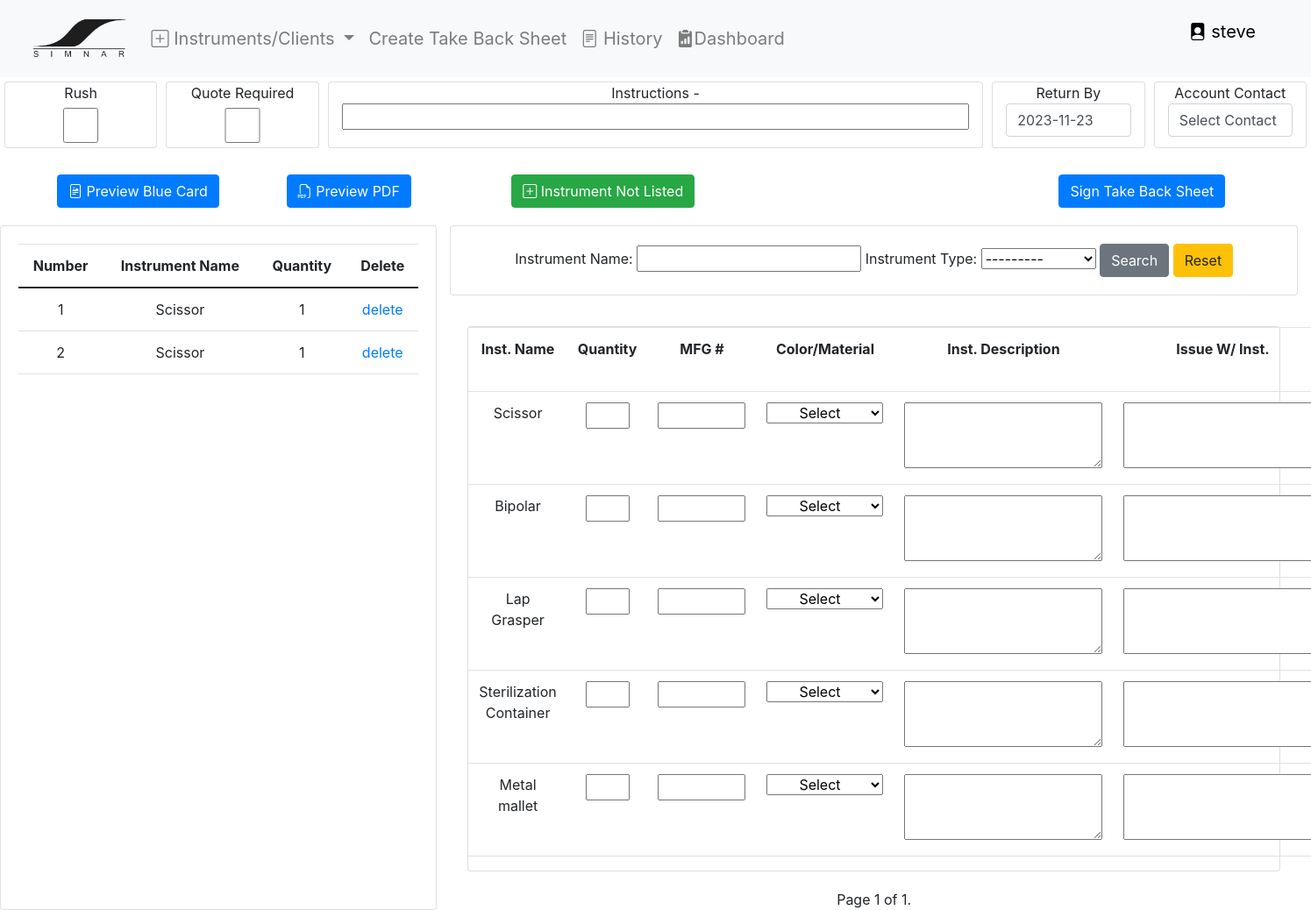
The app's page /addItemsWorkOrder/37/ (signed in) with its own data.
### invoice/models.py (models this page shows, shortened)
class WorkOrderItem(models.Model):
    STATUS_CHOICES = [
        ('Waiting_on_Assignment', 'Waiting on Assignment'),
        ('Checked_Out', 'Checked Out'),
        ('Needs_QC', 'Needs QC'),
        ('Parts_On_Order', 'Parts On Order'),
        ('QC_PASS', 'QC PASS'),
        ('QC_FAIL', 'QC FAIL'),
    ]
    QC_STATUS_CHOICES = [
        ('QC_FAIL', 'QC FAIL'),
        ('QC_PASS', 'QC PASS'),
        ('WAITING_QC', 'Waiting On QC'),
        ('NO_QC', '')
    ]
    workOrder = models.ForeignKey(WorkOrders, on_delete=models.CASCADE)
    product = models.ForeignKey(Product, on_delete=models.CASCADE, blank=True, null=True)
    quantity = models.PositiveIntegerField(default=1)
    created_at = models.DateTimeField(auto_now_add=True)
    created_by = models.CharField(max_length=100, blank=True, null=True)
    last_updated_at = models.DateTimeField(auto_now=True)
    description = models.TextField(max_length=35, blank=True, null=True)
    issue = models.TextField(max_length=125, blank=True, null=True)
    mfgnum = models.CharField(max_length=50, blank=True, null=True)
    number = models.CharField(max_length=10, default="", blank=True, null=True)
    status = models.CharField(max_length=25, choices=STATUS_CHOICES, default="Waiting_on_Assignment")
    qc = models.CharField(max_length=20, choices=QC_STATUS_CHOICES, default="NO_QC")
    color = models.ForeignKey(Color, on_delete=models.CASCADE, blank=True, null=True)
    custom_product_name = models.CharField(max_length=200, blank=True, null=True)
    custom_product_description = models.TextField(max_length=100, blank=True, null=True)
    custom_product_price = models.DecimalField(max_digits=10, decimal_places=2, blank=True, null=True)
    technician = models.ForeignKey(User, on_delete=models.CASCADE, null=True, blank=True)

class Product(models.Model):
    name = models.CharField(max_length=100)
    description = models.TextField()
    price = models.DecimalField(max_digits=10, decimal_places=2)
    product_type = models.ForeignKey(ProductType, on_delete=models.CASCADE)
    created_by = models.CharField(max_length=100, blank=True, null=True)
    color = models.ForeignKey(Color, on_delete=models.CASCADE, blank=True, null=True) # i need to get rid of this?

class ProductType(models.Model):
    name = models.CharField(max_length=100)
    def __str__(self):
        return self.name

### trackingCard/views.py (the view)
# urls.py: path('addItemsWorkOrder/<int:workOrder_id>/', trackingCardViews.addItemsWorkOrder, name='addItemsWorkOrder'),
@login_required(login_url='invoice:loginPage')
def addItemsWorkOrder(request, workOrder_id):
    workOrder = WorkOrders.objects.get(pk=workOrder_id)
    colors = Color.objects.all()
    if (not request.user.groups.filter(name='admin')) and workOrder.status != "Waiting_on_Assignment":
        s = workOrder.status
        return HttpResponseForbidden(f"The current status is '{s}'. Only admin can view this page.")
    deleteForm = WorkOrderItemDelete(request.POST)
    workOrderItems = WorkOrderItem.objects.filter(workOrder=workOrder_id)
    workOrder_id = WorkOrders.objects.get(pk=workOrder_id)
    client = workOrder_id.client
    products = Product.objects.all()
    products = products.exclude(name="Other")
    productType = ProductType.objects.all()
    productType = productType.exclude(name="Other")
    site_url = settings.SITE_URL
    myFilter = ProductsFilter(request.GET, queryset=products)
    products = myFilter.qs
    paginator = Paginator(products, 5)
    page = request.GET.get('page')
    paginated_products = paginator.get_page(page)
    otherForm = WorkOrderItemOtherForm(request.POST)
    initial_return_by = (datetime.now() + timedelta(days=7)).date().strftime('%Y-%m-%d')
    if request.method == 'POST':
        formset = WorkOrderItemFormSet(request.POST)
        if formset.is_valid():
            for form in formset:
                if form.is_valid():
                    product = form.cleaned_data['product']
                    quantity = form.cleaned_data['quantity']
                    unit_price = form.cleaned_data['unit_price']
                    item = WorkOrderItem.objects.create(
                        workorder=workOrder_id,
                        product=product,
                    )
                    item.save()
            return redirect('invoice:addTracking', workOrder_id)  # Redirect back to the same page
    else:
        formset = WorkOrderItemFormSet()
    if workOrder.return_by is None:
        initial_return_by = (datetime.now() + timedelta(days=7)).date().strftime('%Y-%m-%d')
        workOrder.return_by = initial_return_by
        workOrder.save()
    else:
        initial_return_by = workOrder.return_by
    initial = {
        'is_rush': workOrder.is_rush,
        'quote_required': workOrder.quote_required,
        'specialInstructions': workOrder.specialInstructions,
        'return_by': initial_return_by,
        'account_contact': workOrder.account_contact,
        'colors': colors,
    }
    workOrderForm = WorkOrderEnrichmentForm(request.POST or None, initial=initial, client_id=client.id)
    context = {
        'client': client,
        'workOrder_id': workOrder_id,
        'formset': formset,
        'products': products,
        'myFilter': myFilter,
        'site_url': site_url,
        'otherForm': otherForm,
        'workOrderItems': workOrderItems,
        'workOrder': workOrder,
        'workOrderForm': workOrderForm,
        'initial_return_by': initial_return_by,
        'colors': colors,
        'paginated_products': paginated_products,
    }
    return render(request, 'tracking/addItemsWorkOrder.html', context)

### trackingCard/forms.py (shortened to what this page needs)
class WorkOrderItemOtherForm(forms.ModelForm):
    mfgnum = forms.CharField(max_length=15, widget=forms.TextInput(attrs={'maxlength': '12'}), label="Manufacturer #")
    custom_product_name = forms.CharField(max_length=20, widget=forms.TextInput(attrs={'maxlength': '20'}), label="Name")
    quantity = forms.IntegerField(min_value=1)
    custom_product_description = forms.CharField(label="Description",max_length=40,required=False,
                                                 widget=forms.Textarea(attrs={'rows': 3, 'cols': 40}))
    class Meta:
        model = WorkOrderItem
        fields = ['workOrder', 'product', 'quantity', 'mfgnum', 'custom_product_name', 'custom_product_description', 'number']
        widgets = {
            'workOrder': forms.HiddenInput(),
            'product': forms.HiddenInput(),
            'number': forms.HiddenInput(),
        }

### invoice/models.py (called while the page is built)
    def __str__(self):
        return f"{self.first_name} {self.last_name}"

    def __str__(self):
        return str(self.workOrder_num)

### trackingCard/templates/tracking/addItemsWorkOrder.html (shortened to what this page needs)
{% extends "base/base.html" %}
{% load static %}
{% block content %}
<form method="post" id="workOrderViewForm">
    <div class="row" style="text-align: center;">
            <div class="col-lg card" style="margin: 5px;">
                <div id="is_rush_d">Rush</div>
                {{workOrderForm.is_rush}}
            </div>
            <div class="col-lg card" style="margin: 5px;">
                <div id="quote_required_d">Quote Required</div>
                {{workOrderForm.quote_required}}
            </div>
            <div class="col-lg-6 card" style="margin: 5px;">
                <div id="specialInstructions_d">Instructions - {{workOrder.specialInstructions}}</div>
                <input type="text" id="specialInstructions" name="specialInstructions" maxlength="200">
            </div>
            <div class="col-lg card" style="margin: 5px;">
                <div id="return_by_d">Return By</div>
                {{workOrderForm.return_by}}
            </div>
            <div class="col-lg card" style="margin: 5px;">
                <div id="account_contact_d">Account Contact</div>
                    {{ workOrderForm.account_contact }}
            </div>
    </div>
</form>
<div class="row" style="margin: 15px 0px 0px 15px; padding-bottom: 10px;">
        <div class="col-md-2" style="margin: 10px;">
                <span>
                   <span style="margin: 10px;"><a href="{% url 'invoice:pdfTracker' workOrder_id %}" target="_blank" class="btn btn-primary"><i class="bi bi-file-richtext"></i> Preview Blue Card</a> </span>
                </span>
        </div>
        <div class="col-md-2" style="margin: 10px;">
            <span>
               <span style="margin: 10px;"><a href="{% url 'invoice:pdfCustomerTracking' workOrder_id %}" target="_blank" class="btn btn-primary"><i class="bi bi-filetype-pdf"></i> Preview PDF</a></span>
            </span>
    </div>
        <div class="col-md-5" style="margin: 10px;">
            <span style="margin: 5px;">
                <button onclick="showAddItemModal()" class="btn btn-success">
                    <i class="bi bi-plus-square"></i> Instrument Not Listed
                </button>
            </span>
        </div>
        <div class="col-md-2" style="margin: 10px;">
            <span style="margin: 5px;"><a href="{% url 'invoice:signature_page' workOrder_id %}" target="_blank" class="btn btn-primary">Sign Take Back Sheet</a></span>
        </div>
    </div>
    <div class="row" id="test" style="text-align: center;">
        <div class="col-lg-4 card card-body" id="table-container-item">
            <span>
            <table class="table" id="item-table">
                <thead>
                    <tr>
                        <th>Number</th>
                        <th>Instrument Name</th>
                        <th>Quantity</th>
                        <th>Delete</th>
                    </tr>
                </thead>
                <tbody >
                    {% for i in workOrderItems %}
                    <tr>
                        <td>{{ i.number }}</td>
                        {% if i.product.name == "Other" %}
                            <td>{{ i.custom_product_name }}</td>
                        {% else %}
                            <td>{{ i.product.name }}</td>
                        {% endif %}
                        <td>{{ i.quantity }}</td>
                        <td>
                            <a href="#" class="delete-link" data-itemid="{{ i.id }}" onclick="return confirm('Are you sure you want to delete?')">delete</a>
                        </td>
                    </tr>
                    {% endfor %}
                </tbody>
            </table>
        </span>
        </div>
        <div class="col-lg-8 " style="text-align: center;">
            <div>
                <div class="card card-body" style="margin-bottom: 15px;">
                    <form method="get">
                        {{myFilter.form.as_table}}
                        <button class="btn btn-secondary">Search</button>
                        <a class="btn btn-warning" href="{% url 'invoice:addItemsWorkOrder' workOrder_id %}">Reset</a>
                    </form>
                </div>
                <div class="card-body" >
                    <div class="card" style="min-height: 500px;" id="table-container-add-item">
                        <table class="table" id="test2">
                            <tr>
                                <th>Inst. Name</th>
                                <th>Quantity</th>
                                <th>MFG #</th>
                                <th>Color/Material</th>
                                <th>Inst. Description</th>
                                <th>Issue W/ Inst.</th>
                            </tr>
                            {% for i in products %}
                                <tr>
                                    <td>{{ i.name }}</td>
                                    <td>
                                        <input class="quantity" style="width: 50px;" type="number" name="quantity" value="" min="1">
                                    </td>
                                    <td>
                                        <input class="mfgnum" style="width: 100px;" type="text" name="mfgnum" maxlength="12" value="">
                                    </td>
                                    <td>
                                        <select id="colorSelect" name="color" class = "color" required>
                                          <option style="text-align: center;" value="" disabled selected>Select</option>
                                        </select>
                                      </td>
                                    <td>
                                        <textarea class="description" style="height: 75px; word-wrap: break-word;" name="description" maxlength="30"></textarea>
                                    </td>
                                    <td>
                                        <textarea class="issue" style="height: 75px; word-wrap: break-word;" name="issue" maxlength="125"></textarea>
                                    </td>
                                </tr>
                            {% endfor %}
                        </table>
                    </div>
                </div>
                <div class="pagination d-flex justify-content-center align-items-center center-content" >
                    <span class="step-links">
                        <span class="current-page">
                            Page {{ paginated_products.number }} of {{ paginated_products.paginator.num_pages }}.
                        </span>
                    </span>
                </div>
            </div>
        </div>
    </div>
</div>
<link rel="stylesheet" href="https://maxcdn.bootstrapcdn.com/bootstrap/4.5.2/css/bootstrap.min.css">
<link rel="stylesheet" href="https://cdnjs.cloudflare.com/ajax/libs/bootstrap-datepicker/1.9.0/css/bootstrap-datepicker.min.css">
{% endblock content %}

### invoice/templates/base/base.html (shortened to what this page needs)
{% load static %}
<!DOCTYPE html>
<html lang="en">
<!DOCTYPE html>
<html>
    <head>
        <link href="https://cdn.jsdelivr.net/npm/bootstrap@5.0.2/dist/css/bootstrap.min.css" rel="stylesheet">
        <link rel="stylesheet" href="https://cdn.jsdelivr.net/npm/bootstrap-icons@1.11.1/font/bootstrap-icons.css">
    </head>
<body>
    <nav class="navbar navbar-expand-lg navbar-light bg-light">
        <div class="container-fluid">
            <a class="navbar-brand" href="#">
                <img src="{% static 'img/simnarLogo.png' %}" alt="Simnar Surgical" style="height: 50px;">
            </a>
          <div class="collapse navbar-collapse text-dark navbar-brand" id="navbarSupportedContent">
            <ul class="navbar-nav me-auto mb-2 mb-lg-0">
              <li class="nav-item dropdown">
                <a class="nav-link dropdown-toggle" href="#" id="navbarDropdown" role="button" data-bs-toggle="dropdown" aria-expanded="false">
                    <i class="bi bi-plus-square"></i> Instruments/Clients
                </a>
              </li>
              <li class="nav-item">
                <a class="nav-link" href="{% url 'invoice:createWorkOrder' %}">Create Take Back Sheet</a>
              </li>
              <li class="nav-item">
                <li><a class="nav-link" href="{% url 'invoice:workOrderHistory' %}"><i class="bi bi-file-text"></i> History</a></li>
              </li>
              <li class="nav-item">
                <li><a class="nav-link" href="{% url 'invoice:shopWorkDashboard' %}"><i class="bi bi-clipboard2-data-fill"></i>Dashboard</a></li>
              </li>
            </ul>
            <div class="d-flex">
                {% if user.is_authenticated %}
                    <ul class="nav-item dropdown">
                        <a class="nav-link custom-link" href="#" id="navbarDropdown" role="button" data-bs-toggle="dropdown" aria-expanded="false">
                            <i class="bi bi-file-person-fill"></i> {{ user.username }}
                        </a>
                    </ul>
                {% else %}
                    <a href="{% url 'invoice:loginPage' %}" class="nav-item nav-link custom-link">Login</a>
                {% endif %}
            </div>
          </div>
        </div>
      </nav>
    <div class="container-fluid">
        {% block content %}{% endblock content %}
</body>
</html>

### invoice/templates/base/base.html (style rules this page uses)
.dropdown-toggle::after { display: none; }
.custom-link { color: black; text-decoration: none; }

### trackingCard/templates/tracking/addItemsWorkOrder.html (style rules this page uses)
label { display: flex; align-items: center; }

### records on screen
WorkOrderItem: number "1", product.name "Scissor", quantity "1"
WorkOrderItem: number "2", product.name "Scissor", quantity "1"
Product: name "Scissor"
Product: name "Bipolar"
Product: name "Lap Grasper"
Product: name "Sterilization Container"
Product: name "Metal mallet"

### other values on screen
{{ user.username }} "steve"
{{ paginated_products.number }} "1"
{{ paginated_products.paginator.num_pages }} "1"
